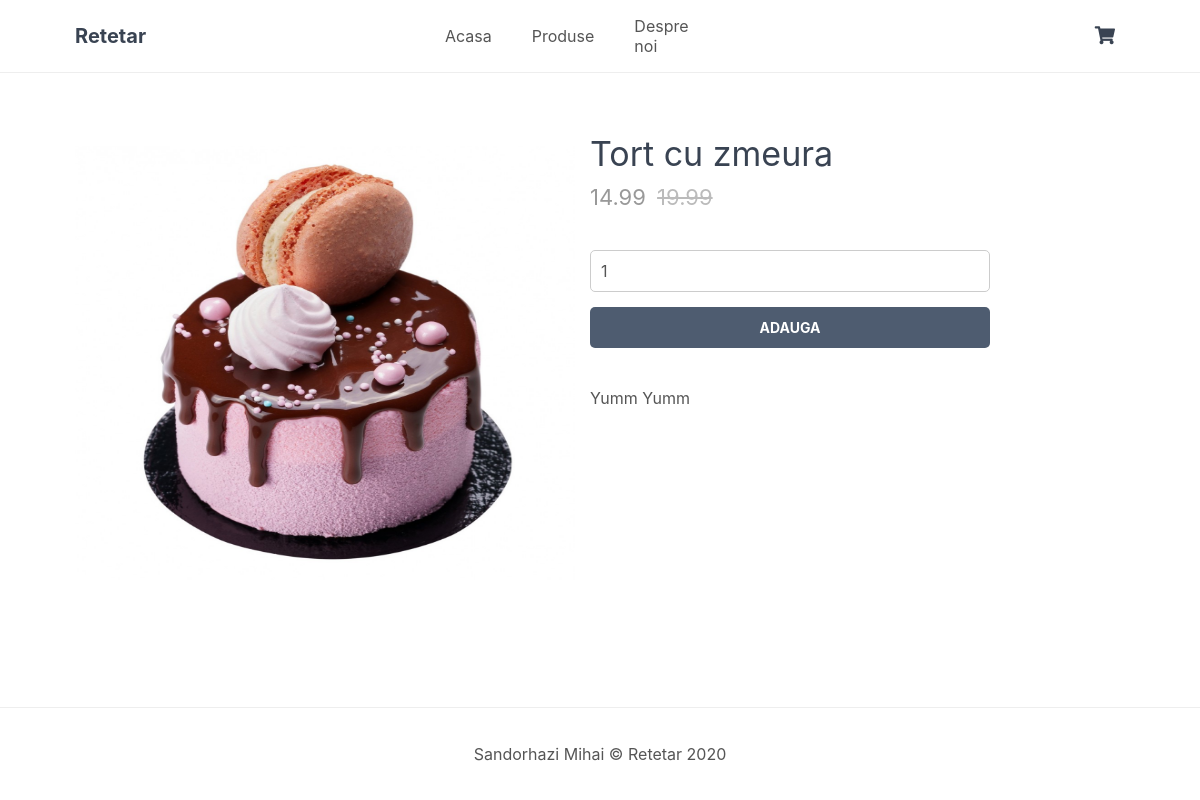
Screenshot of /index.php?page=product&id=2 with the database file from the repository.
### tables this page shows
CREATE TABLE `products` (
  `id` int(11) NOT NULL,
  `name` varchar(200) NOT NULL,
  `desc` text NOT NULL,
  `price` decimal(7,2) NOT NULL,
  `rrp` decimal(7,2) NOT NULL DEFAULT 0.00,
  `quantity` int(11) NOT NULL,
  `img` text NOT NULL,
  `date_added` datetime NOT NULL DEFAULT current_timestamp()
);

### index.php (called while the page is built, shortened)
<?php
include 'functions.php';
$page = isset($_GET['page']) && file_exists($_GET['page'] . '.php') ? $_GET['page'] : 'home';
include $page . '.php';
?>

### product.php (the view, shortened to what this page needs)
<?php
if (isset($_GET['id'])) {
    $stmt = $pdo->prepare('SELECT * FROM products WHERE id = ?');
    $stmt->execute([$_GET['id']]);
    $product = $stmt->fetch(PDO::FETCH_ASSOC);
} else {
    die ('Produsul nu exista!');
}
?>
<?=template_header('Produs')?>
<div class="product content-wrapper">
    <img src="images/<?=$product['img']?>" width="500" height="500" alt="<?=$product['name']?>">
    <div>
        <h1 class="name"><?=$product['name']?></h1>
        <span class="price">
            <?=$product['price']?>
            <?php if ($product['rrp'] > 0): ?>
            <span class="rrp"><?=$product['rrp']?></span>
            <?php endif; ?>
        </span>
        <form action="index.php?page=cart" method="post">
            <input type="number" name="quantity" value="1" min="1" max="<?=$product['quantity']?>" placeholder="Cantitate" required>
            <input type="submit" value="Adauga">
        </form>
        <div class="description">
            <?=$product['desc']?>
        </div>
    </div>
</div>
<?=template_footer()?>

### style.css (style rules this page uses)
* { box-sizing: border-box; font-family: -apple-system, BlinkMacSystemFont, "segoe ui", roboto, oxygen, ubuntu, cantarell, "fira sans", "droid sans", "helvetica neue", Arial, sans-serif; font-size: 16px; -webkit-font-smoothing: antialiased; -moz-osx-font-smoothing: grayscale; }
html { height: 100%; }
body { position: relative; min-height: 100%; color: #555555; background-color: #FFFFFF; margin: 0; padding-bottom: 100px; }
h1, h2, h3, h4, h5 { color: #394352; text-decoration: none; }
.content-wrapper { width: 1050px; margin: 0 auto; }
main > .product { display: flex; padding: 40px 0; }
main > .product > div { padding-left: 15px; }
main > .product h1 { font-size: 34px; font-weight: normal; margin: 0; padding: 20px 0 10px 0; }
main > .product .price { display: block; font-size: 22px; color: #999999; }
main > .product .rrp { color: #BBBBBB; text-decoration: line-through; font-size: 22px; padding-left: 5px; }
main > .product form { display: flex; flex-flow: column; margin: 40px 0; }
main > .product form input[type="number"] { width: 400px; padding: 10px; margin-bottom: 15px; border: 1px solid #ccc; color: #555555; border-radius: 5px; }
main > .product form input[type="submit"] { background: #4e5c70; border: 0; color: #FFFFFF; width: 400px; padding: 12px 0; text-transform: uppercase; font-size: 14px; font-weight: bold; border-radius: 5px; cursor: pointer; }

### rows the page displays
products: img (picture), name "Tort cu zmeura", price "14.99", rrp "19.99", desc "Yumm Yumm"
